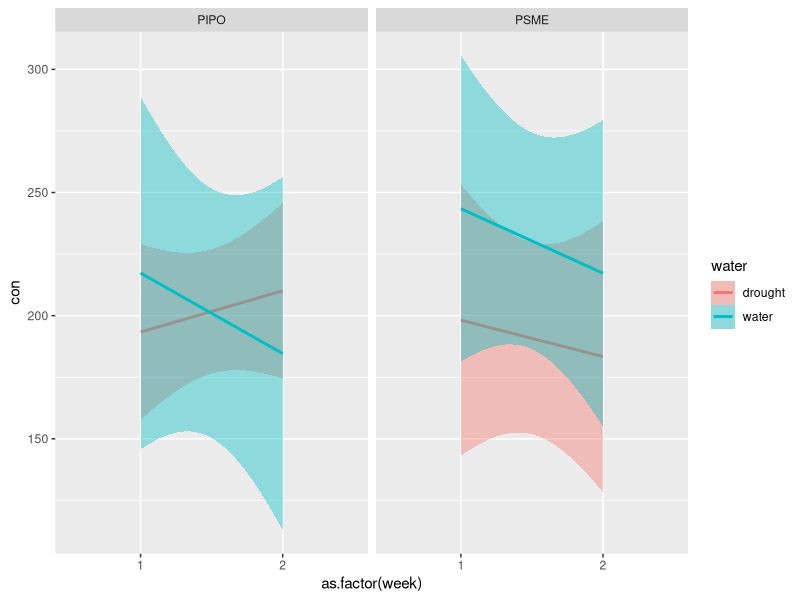
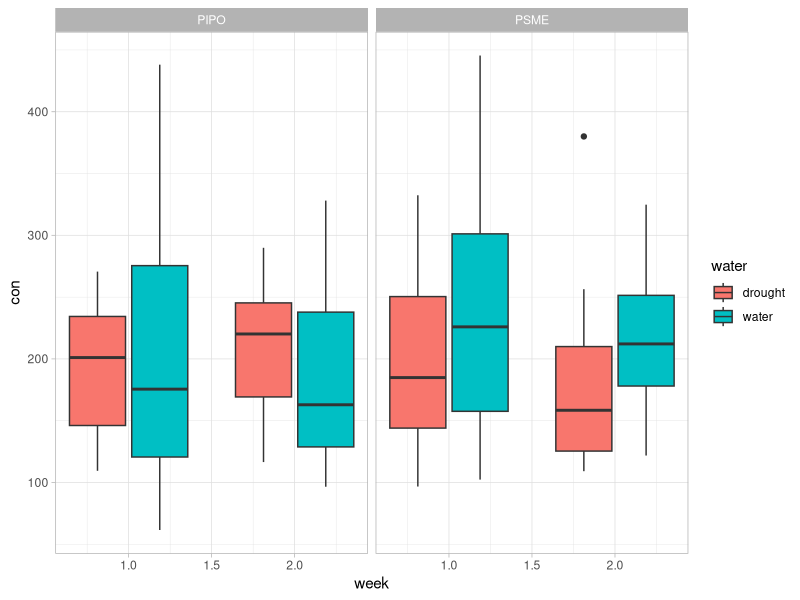

R code for these plots, in order: (Note: this script raises an error after producing the figures.)
library(tidyverse)

water <- read_csv("data/Experiment/Raw/Watered_Plants.csv")$TreeID

pipo_072125 <- read_csv("data/Experiment/Raw/PIPO_Physiology_07212025.csv") %>% 
  transmute(tree = TreeID, con = Conductance_mmol_m2s, week = 1
            # , fl = Fv_Fm_light/1000
            )
psme_072125 <- read_csv("data/Experiment/Raw/PSME_Physiology_07212025.csv") %>% 
  transmute(tree = TreeID, con = Conductance_mmol_m2s, week = 1
            # , fl = Fv_Fm_light/1000
            )
pipo_072825 <- read_csv("data/Experiment/Raw/PIPO_Physiology_07282025.csv") %>% 
  transmute(tree = TreeID, con = Conductance_mmol_m2s, week = 2)
psme_072825 <- read_csv("data/Experiment/Raw/PSME_Physiology_07282025.csv") %>% 
  transmute(tree = TreeID, con = Conductance_mmol_m2s, week = 2)


phys <- rbind(pipo_072125, psme_072125) %>% 
  rbind(pipo_072825) %>% 
  rbind(psme_072825) %>% 
  mutate(spp = str_sub(tree, 1, 4),
         id = str_sub(tree, 5, 6)) %>% 
  mutate(temp = case_when(id <= 30 ~ "ambient",
                          .default = "heatwave"),
         water = case_when(tree %in% water ~ "water",
                           .default = "drought"))

ggplot(data = phys, aes(x = as.factor(week), y = con, group = interaction(spp, water)))+
  # geom_line(aes(color = water))+
  # geom_point(alpha = 0.4, aes(color = water))+
  geom_smooth(method = "lm", aes(color = water, fill = water))+
  facet_wrap(~spp)

ggplot(data = phys, aes(x = week, y = con, group = interaction(week, water, spp)))+
  geom_boxplot(aes(fill = water))+
  facet_wrap(~spp)+
  theme_light()







TukeyHSD(aov(fl ~ spp*temp, phys))
